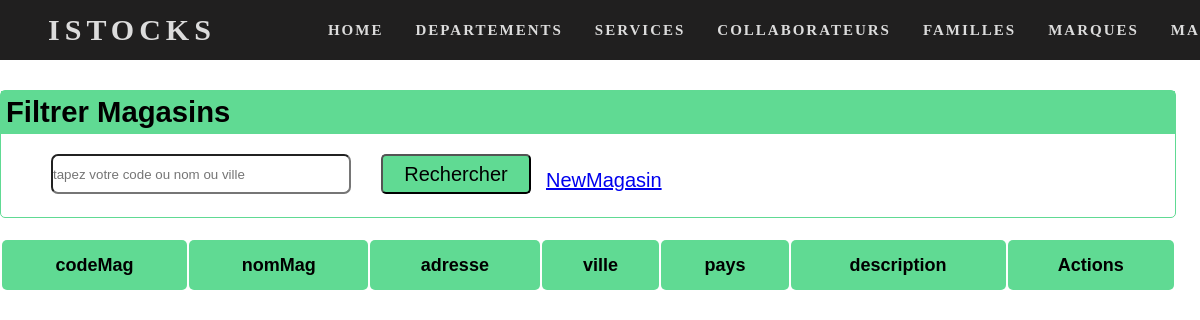
Page /Pages/GestionMagasinsConsultation.php on the earlier database version.
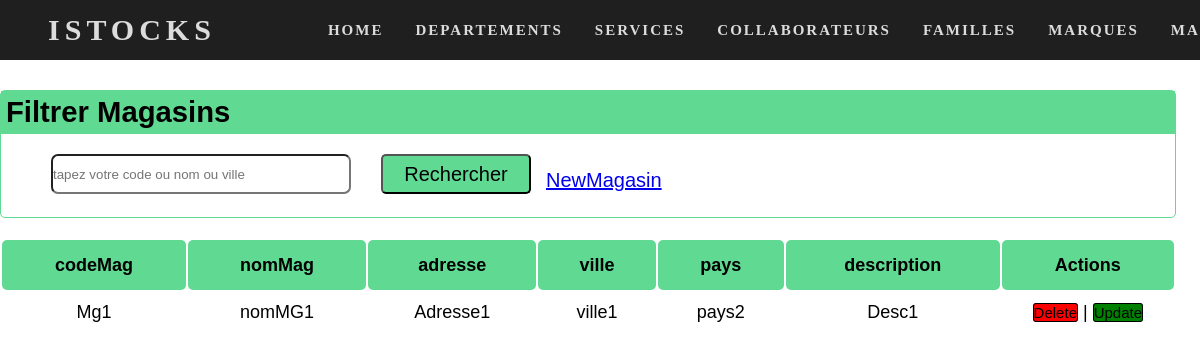
Same page on the later database version.
### tables this page shows
create table Magasins(
    codeMag varchar(20),
    codeEntrFk varchar(20) null,
    nomMag varchar(20),
    adresse varchar(80),
    ville varchar(255),
    pays varchar(80),
    description varchar(255),
    constraint pk primary key(codeMag,codeEntrFk)
);

### MyLibrery/connecter.php (called while the page is built, shortened)
<?php
function ExecuteReader($pdo,$req){
    return $pdo->query($req);
}
?>

### Pages/GestionMagasinsConsultation.php (the view, shortened to what this page needs)
<?php
include("../myLibrery/head_istocks.php");
include("../myLibrery/connecter.php");
$dr_affiche=ExecuteReader($cnx,"select * from Magasins");
?>
<br>
<br><br><br><br>
<div class="back">
    <form action="GestionMagasinsConsultation.php" method="get" id="frm">
        <div class="part1">
            <div class="title">
               <H3> Filtrer Magasins </H3>
            </div>
            <div class="text">
              <input type="text" name="codeMag" id="txt" placeholder="tapez votre code ou nom ou ville">
             <input type="submit" name="btn" value="Rechercher" id="button" >
             <a href="GestionMagasin.php" id="new">NewMagasin</a>
             </div>
             </div>
             <table id="mytable" name="table">
                 <tr>
                   <th>codeMag</th>
                   <th>nomMag</th>
                   <th>adresse</th>
                   <th>ville</th>
                   <th>pays</th>
                   <th>description</th>
                   <th>Actions</th>
                 </tr>
                 <?php while($x=$dr_affiche->fetch()){?>
                <tr>
                    <td><?php echo($x['codeMag']); ?></td>
                    <td><?php echo($x['nomMag']); ?></td>
                    <td><?php echo($x['adresse']); ?></td>
                    <td><?php echo($x['ville']); ?></td>
                    <td><?php echo($x['pays']); ?></td>
                    <td><?php echo($x['description']); ?></td>
                    <td>
                    <a href="supMagasin.php?codeMag=<?php echo($x['codeMag']); ?>&codeEntrFk=<?php echo($x['codeEntrFk']); ?>" onclick="return confirm('veuillez vraiment suprimer <?php echo($x['codeMag']); ?>');" value="<?php echo($x['codeMag']); ?>" class="D">Delete</a> |
                     <a href="EditMagasin.php?codeMag=<?php echo($x['codeMag']); ?>&codeEntrFk=<?php echo($x['codeEntrFk']); ?>" onclick="return confirm('veuillez vraiment modifier <?php echo($x['codeMag']); ?>');" value="<?php echo($x['codeMag']); ?>" class="E" >Update</a>
                    </td>
                </tr>
               <?php }$dr_affiche->closeCursor(); ?>
             </table>
    </form>
</div>
</body>
</html>

Differences in the rows shown:
added magasins: codeMag "Mg1", nomMag "nomMG1", adresse "Adresse1", ville "ville1", pays "pays2", description "Desc1"
